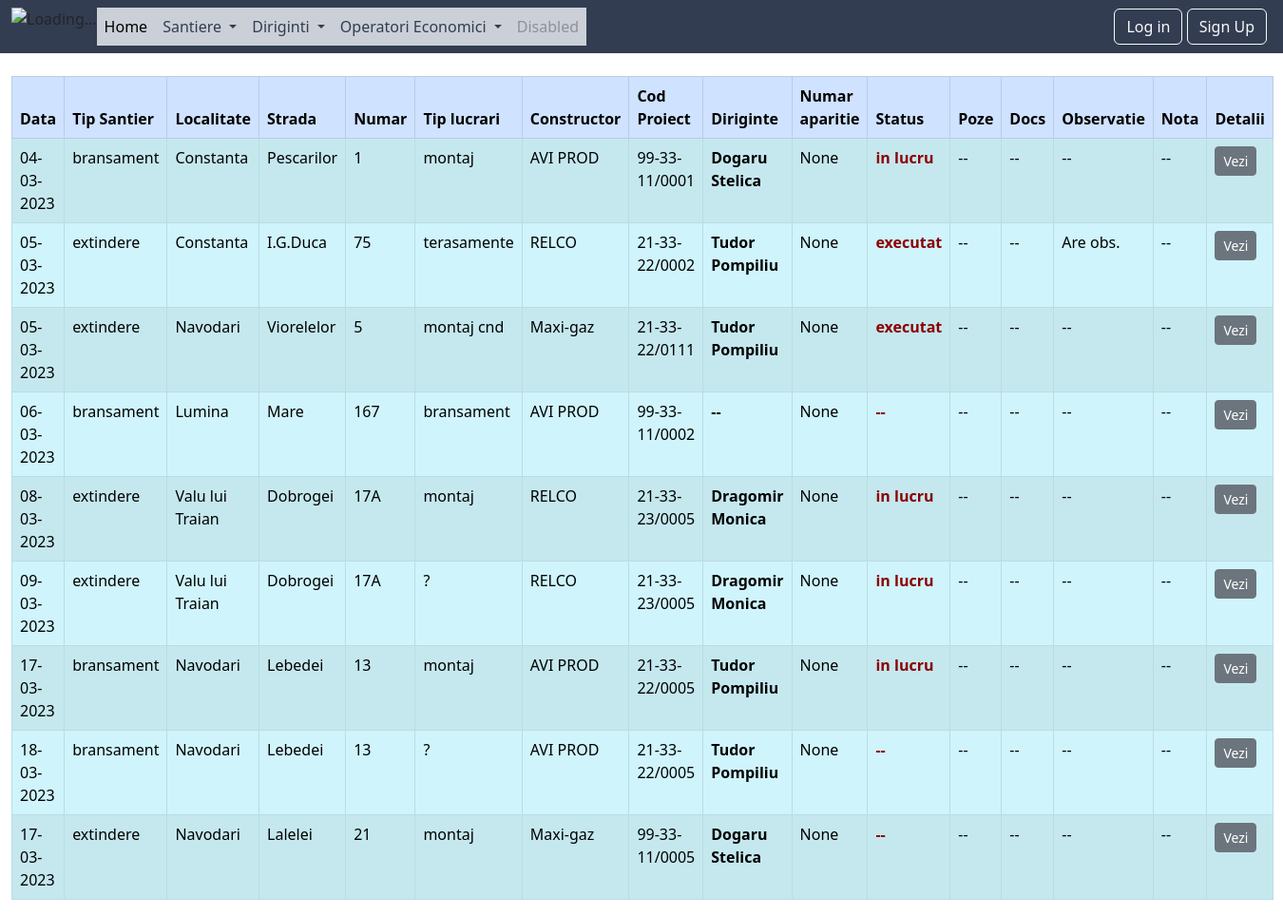
The app's page /lista-santiere/, older data.
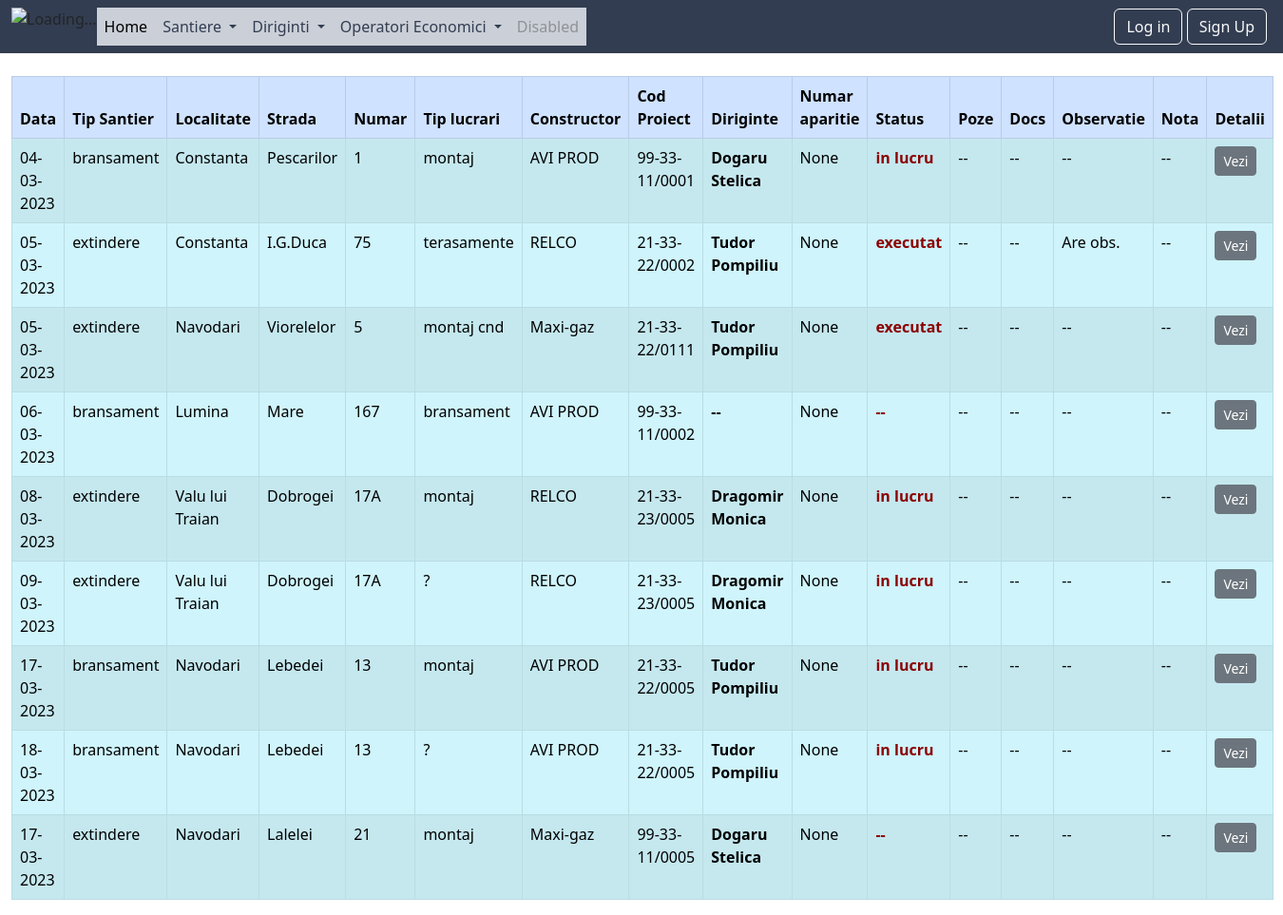
The same page, newer data.
### santiere/models.py (models this page shows, shortened)
class Santier(models.Model):
    tipuri_santier = (
        ('bransament', 'Bransament'), ('extindere', 'Extindere'),
        ('deviere', 'Deviere'), ('sistematizare', 'Sistematizare'),
        ('reabilitare', 'Reabilitare'), ('redimensionare', 'Redimensionare')
    )
    statusuri = (('amanat', 'amanat'), ('in lucru', 'in lucru'), ('executat', 'executat'), ('sistat', 'sistat'))
    data = models.DateField()
    tip_santier = models.CharField(max_length=15, choices=tipuri_santier)
    localitate = models.CharField(max_length=25)
    strada = models.CharField(max_length=40)
    numar = models.CharField(max_length=10, null=True)
    tip_lucrari = models.CharField(max_length=25)
    constructor = models.CharField(max_length=40)
    SDA = models.CharField(max_length=13)
    diriginte = models.ForeignKey(Diriginte, on_delete=models.CASCADE, null=True)
    numar_aparitie =models.IntegerField(null=True)
    status = models.CharField(max_length=10, choices=statusuri, null=True)
    observatie = models.CharField(max_length=150, null=True)
    nota = models.IntegerField(null=True)
    poza1 = models.ImageField(upload_to='img/', null=True)
    poza2 = models.ImageField(upload_to='img/', null=True)
    poza3 = models.ImageField(upload_to='img/', null=True)
    solicitare =models.FileField(upload_to='file', null=True)
    document = models.FileField(upload_to='file/', null=True)

### diriginti/models.py (models this page shows)
class Diriginte(models.Model):
    AOL_options = (('AOL Brasov', "AOL Brasov"), ('AOL Bucuresti', "AOL Bucuresti"),
                   ('AOL Buzau', "AOL Buzau"), ('AOL Constanta', "AOL Constanta"),
                   ('AOL Craiova', "AOL Craiova"), ('AOL Galati', "AOL Galati"),
                   ('AOL Pitesti', "AOL Pitesti"), ('AOL Ploiesti', "AOL Ploiesti"))
    nume = models.CharField(max_length=50)
    prenume = models.CharField(max_length=50)
    AOL = models.CharField(max_length=15, choices=AOL_options)
    email = models.EmailField(max_length=80)
    marca = models.IntegerField()
    activ = models.BooleanField(default=True)
    created_at = models.DateTimeField(auto_now_add=True)
    updated_at = models.DateTimeField(auto_now=True)
    def __str__(self):
        return f'{self.nume} {self.prenume}'

### santiere/views.py (the view)
# urls.py: path('lista-santiere/', views.SantiereListView.as_view(), name='lista_santiere'),
class SantiereListView(ListView):
    template_name = 'santiere/lista_santiere.html'
    model = Santier
    context_object_name = 'all_santiere'

### templates/santiere/lista_santiere.html (shortened to what this page needs)
{% extends 'base.html' %}
{% block content %}
    <div class="container-fluid">
        <div class="row">
            <div class="col-md-12">
            <br>
                <table class="table table-info table-striped table-bordered">
                    <thead class="table-primary">
                        <tr>
                            <th>Data</th>
                            <th>Tip Santier</th>
                            <th>Localitate</th>
                            <th>Strada</th>
                            <th>Numar</th>
                            <th>Tip lucrari</th>
                            <th>Constructor</th>
                            <th>Cod Proiect</th>
                            <th class="table-succes">Diriginte</th>
                            <th>Numar aparitie</th>
                            <th>Status</th>
                            <th>Poze</th>
                            <th>Docs</th>
                            <th>Observatie</th>
                            <th>Nota</th>
                            <th>Detalii</th>
                        </tr>
                    </thead>
                    <tbody>
                    {% for santier in all_santiere %}
                        <tr>
                            <td>{{ santier.data|date:'d-m-Y' }}</td>
                            <td>{{ santier.tip_santier }}</td>
                            <td>{{ santier.localitate }}</td>
                            <td>{{ santier.strada }}</td>
                            <td>{{ santier.numar }}</td>
                            <td>{{ santier.tip_lucrari }}</td>
                            <td>{{ santier.constructor }}</td>
                            <td>{{ santier.SDA }}</td>
                            <td style="font-weight: bolder">
                                {%  if santier.diriginte %}
                                    {{ santier.diriginte }}
                                {% else %}
                                    --
                                {% endif %}
                            </td>
                            <td>{{ santier.numar_aparitie }}</td>
                            <td style="font-weight: bolder; color: darkred">
                                {%  if santier.status %}
                                {{ santier.status }}
                                {% else %}
                                --
                                {% endif %}
                            </td>
                            <td>
                                {%  if santier.poza1 or santier.poza2 or santier.poza3 %}
                                    DA
                                {% else %}
                                    --
                                {% endif %}
                            </td>
                            <td>
                                {% if santier.document %}
                                    DA
                                {% else %}
                                    --
                                {% endif %}
                            </td>
                            <td>
                                {% if santier.observatie %}
                                    Are obs.
                                {% else %}
                                    --
                                {% endif %}
                            </td>
                            <td>
                                {% if santier.nota %}
                                    {{ santier.nota }}
                                {% else %}
                                    --
                                {% endif %}
                            </td>
                            <td>
                                <a class="btn btn-secondary btn-sm"
                                   href="#">
                                   Vezi
                                </a>
                            </td>
                        </tr>
                    {% endfor %}
                    </tbody>
                </table>
            </div>
        </div>
    </div>
{% endblock %}

### templates/base.html (shortened to what this page needs)
{% load static %}
<!DOCTYPE html>
<html lang="en">
<head>
    <link href="https://cdn.jsdelivr.net/npm/bootstrap@5.3.0-alpha1/dist/css/bootstrap.min.css" rel="stylesheet"
>
    <link rel="stylesheet" href="{% static 'css/mystyle.css' %}">
</head>
<body>
{% include 'navbar.html' %}
{% block content %}
{% endblock %}
</body>
</html>

### templates/navbar.html (shortened to what this page needs)
{% load static %}
<nav class="navbar navbar-expand-lg"  style="background-color: #333D51;" >
  <div class="container-fluid">
    <img src='https://www.distrigazsud-retele.ro/wp-content/uploads/2018/11/DistrigazLogo-e1541506548886.png' alt="Loading..." height="40">
    <div class="collapse navbar-collapse" id="navbarSupportedContent">
      <ul class="navbar-nav me-auto mb-2 mb-lg-0">
        <li class="nav-item">
          <a class="nav-link active" aria-current="page" href="{% url 'homepage' %}">Home</a>
        </li>
        <li class="nav-item dropdown" >
          <a class="nav-link dropdown-toggle" href="#" role="button" data-bs-toggle="dropdown" aria-expanded="false">
            Santiere
          </a>
        </li>
        <li class="nav-item dropdown" >
          <a class="nav-link dropdown-toggle" href="#" role="button" data-bs-toggle="dropdown" aria-expanded="false">
            Diriginti
          </a>
        </li>
        <li class="nav-item dropdown" >
          <a class="nav-link dropdown-toggle" href="#" role="button" data-bs-toggle="dropdown" aria-expanded="false">
            Operatori Economici
          </a>
        </li>
        <li class="nav-item">
          <a class="nav-link disabled">Disabled</a>
        </li>
      </ul>
      {% if user.is_authenticated %}
          <div class="dropdown">
            <button class="btn btn-outline-light dropdown-toggle"  type="button" data-bs-toggle="dropdown" aria-expanded="false"
            style="margin-right: 5px">
                {{ user.first_name }}
            </button>
            <ul class="dropdown-menu">
                <li><a class="dropdown-item" href="{% url 'edit_profile' user.id %}">Actualizeaza profil</a></li>
                <li><a class="dropdown-item" href="#">Schimba parola</a></li>
                <li><a class="dropdown-item" href="{% url 'logout' %}">Log out</a></li>
            </ul>
          </div>
            <div>
            <form class="d-flex" role="search">
                <input class="form-control me-2" type="search" placeholder="Search" aria-label="Search">
                <button class="btn btn-outline-success" type="submit">Search</button>
            </form>
            </div>
      {% else %}
      <div>
        <a href="{% url 'login' %}" class="btn btn-outline-light" >Log in</a>
        <a href="{% url 'create_user' %}" class="btn btn-outline-light " style="margin-right: 5px" >Sign Up</a>
      </div>
      {% endif %}
    </div>
  </div>
</nav>

### static/css/mystyle.css (style rules this page uses)
.nav-link { background-color: #CBD0D8; color: #333D51; }

### templates/base.html (style rules this page uses)
.nav-link { background-color: #CBD0D8; color: #333D51; }

Row changes from the older to the newer data that the page shows:
changed Santier (number 8 of 9 on the later page): status (not shown) → "in lucru"; no longer shows "--"
